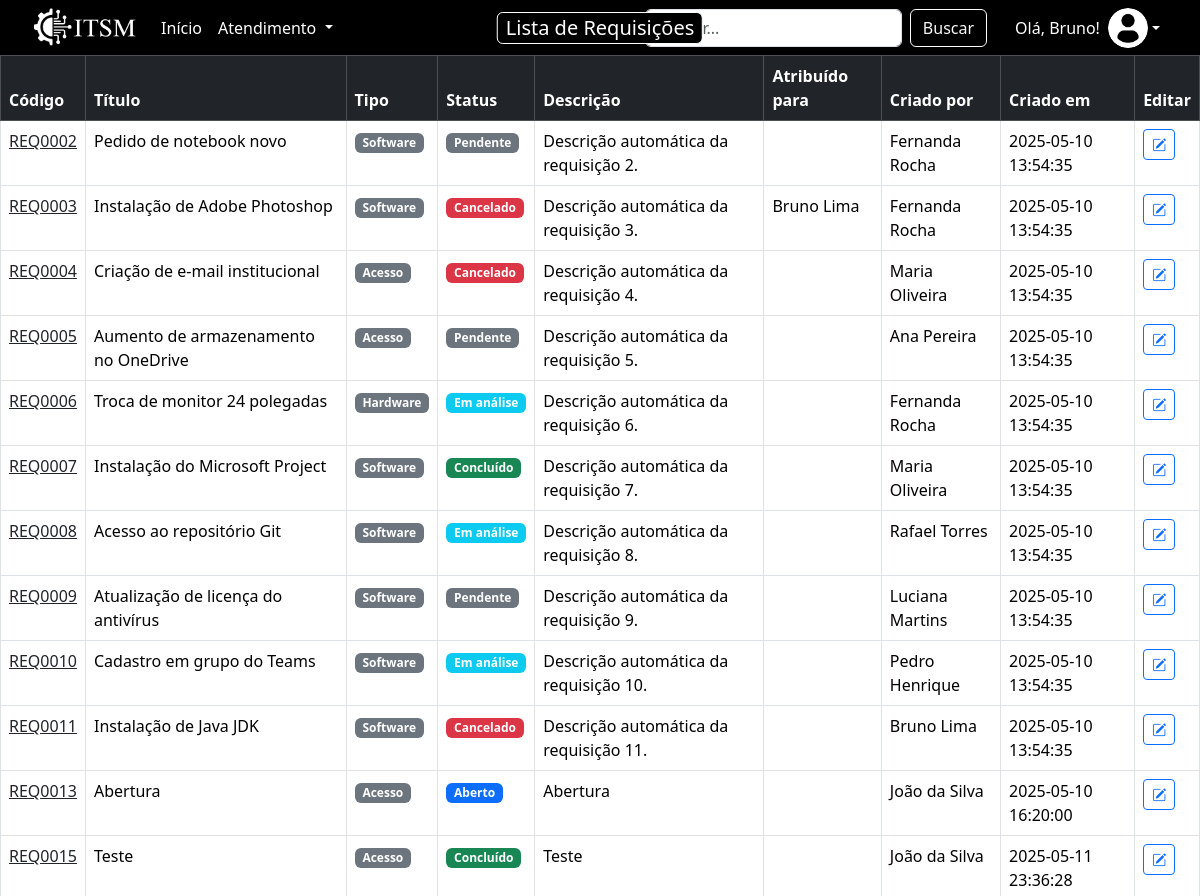
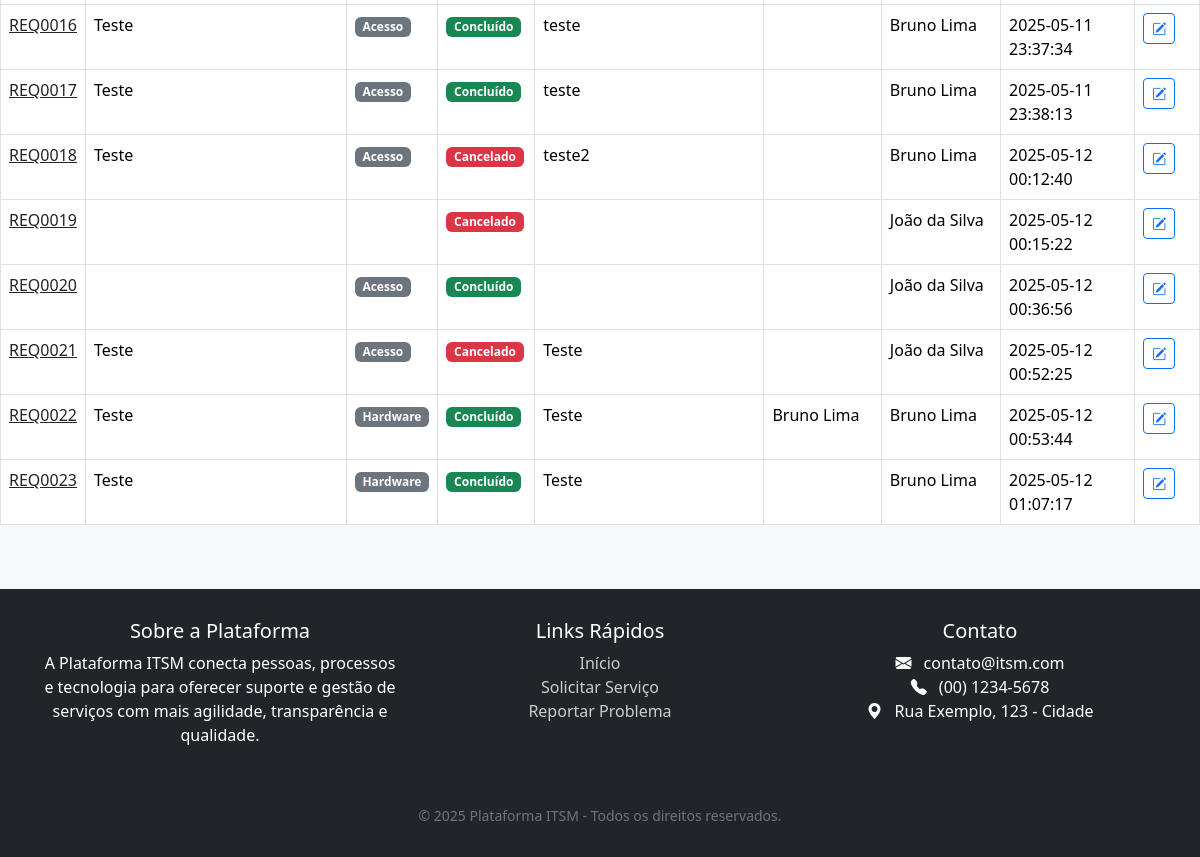
The page /lista/requisicoes.php (signed in) on the database its author committed (2 pictures, top to bottom).
### tables this page shows
CREATE TABLE `requisicoes` (
  `id` int(11) NOT NULL,
  `codigo` varchar(10) DEFAULT NULL,
  `titulo` varchar(150) NOT NULL,
  `descricao` text DEFAULT NULL,
  `tipo` varchar(30) NOT NULL,
  `status` int(11) NOT NULL,
  `criado_por` int(11) DEFAULT NULL,
  `criado_em` timestamp NOT NULL DEFAULT current_timestamp(),
  `atribuido_para` int(11) DEFAULT NULL
);

CREATE TABLE `status` (
  `id` int(11) NOT NULL,
  `nome` varchar(50) NOT NULL
);

CREATE TABLE `usuarios` (
  `id` int(11) NOT NULL,
  `nome` varchar(100) NOT NULL,
  `login` varchar(50) NOT NULL,
  `senha` varchar(255) NOT NULL,
  `email` varchar(100) DEFAULT NULL,
  `funcao` varchar(50) DEFAULT NULL,
  `criado_em` timestamp NOT NULL DEFAULT current_timestamp(),
  `ativo` tinyint(1) NOT NULL DEFAULT 1
);

### lista/requisicoes.php (the view, shortened to what this page needs)
<?php
include("conexao_banco_lista.php");
?>
<!DOCTYPE html>
<html lang="pt-br">
<head>
<link href="https://cdn.jsdelivr.net/npm/bootstrap@5.3.3/dist/css/bootstrap.min.css" rel="stylesheet">
<link href="https://cdn.jsdelivr.net/npm/bootstrap-icons@1.10.5/font/bootstrap-icons.css" rel="stylesheet">
</head>
<body>
<nav class="navbar navbar-expand-lg">
<div class="container-fluid ps-3">
  <a class="navbar-brand" href="/ITSM/home/index.php">
    <img src="/ITSM/imagens/ITSM-LOGO-HORIZONTAL.png" alt="Logo">
  </a>
  <div class="navbar-title bg-black text-white px-2 py-0 rounded custom-border">
      Lista de Requisições
  </div>
  <div class="collapse navbar-collapse" id="navbarNav">
    <ul class="navbar-nav me-auto mb-2 mb-lg-0">
      <li class="nav-item">
        <a class="nav-link active" aria-current="page" href="/ITSM/home/index.php">Início</a>
      </li>
      <?php if($_SESSION["usuario_funcao"] == "Atendente" || $_SESSION["usuario_funcao"] == "Administrador"): ?>
          <li class="nav-item dropdown">
            <a class="nav-link dropdown-toggle" href="#" id="navbarDropdown" role="button" data-bs-toggle="dropdown" aria-expanded="false">
              Atendimento
            </a>
          </li>
        <?php endif; ?>
    </ul>
    <form class="d-flex me-3" method="GET" action="">
      <input class="form-control me-2" type="search" name="pesquisa" value="<?php echo htmlspecialchars(@$_GET['pesquisa']); ?>" placeholder="Buscar..." aria-label="Search">
      <button class="btn btn-outline-light" type="submit">Buscar</button>
    </form>
    <div class="dropdown">
        <button class="btn dropdown-toggle d-flex align-items-center border-0 bg-transparent text-white" id="userDropdown" type="button" data-bs-toggle="dropdown" aria-expanded="false">
          <span class="me-2">Olá,
            <?php
              $primeiro_nome = explode(' ', $_SESSION['usuario_nome']);
              echo htmlspecialchars($primeiro_nome[0]);
            ?>!
          </span>
          <img src="/ITSM/imagens/foto_perfil.png" class="user-photo">
        </button>
      </div>
  </div>
</div>
</nav>
<main>
<div class="table-responsive">
<table class="table table-hover table-bordered w-100">
<thead class="table-dark">
<tr>
  <th>Código</th>
  <th>Título</th>
  <th>Tipo</th>
  <th>Status</th>
  <th>Descrição</th>
  <th>Atribuído para</th>
  <th>Criado por</th>
  <th>Criado em</th>
  <th>Editar</th>
</tr>
</thead>
<tbody>
<?php
$pesquisa = @$_GET['pesquisa'] ?? '';
$sql = "
SELECT requisicoes.*,
       criador.nome AS nome_criador,
       status.nome AS nome_status,
       atendente.nome AS nome_atendente
FROM requisicoes
LEFT JOIN usuarios AS criador ON requisicoes.criado_por = criador.id
LEFT JOIN status ON requisicoes.status = status.id
LEFT JOIN usuarios AS atendente ON requisicoes.atribuido_para = atendente.id
WHERE requisicoes.codigo LIKE '%$pesquisa%'
   OR requisicoes.titulo LIKE '%$pesquisa%'
   OR requisicoes.descricao LIKE '%$pesquisa%'
";
$resultado = $con->query($sql);
foreach ($resultado as $linha) {
    $corStatus = match ($linha['nome_status']) {
        'Aberto' => 'primary',
        'Em andamento' => 'warning',
        'Pendente' => 'secondary',
        'Resolvido' => 'success',
        'Fechado' => 'dark',
        'Cancelado' => 'danger',
        'Concluído' => 'success',
        'Em análise' => 'info',
        default => 'secondary'
    };
    echo "
    <tr>
        <td><a href='/ITSM/formulario/form_requisicao.php?codigo=" . $linha['codigo'] . "' class='link-dark' title='Abrir requisição'>" . $linha['codigo'] . "</a></td>
        <td>" . $linha['titulo'] . "</td>
        <td><span class='badge bg-secondary'>" . $linha['tipo'] . "</span></td>
        <td><span class='badge bg-{$corStatus}'>" . $linha['nome_status'] . "</span></td>
        <td>" . $linha['descricao'] . "</td>
        <td>" . htmlspecialchars($linha['nome_atendente']) . "</td>
        <td>" . htmlspecialchars($linha['nome_criador']) . "</td>
        <td>" . $linha['criado_em'] . "</td>
        <td>
            <a href='/ITSM/formulario/form_requisicao.php?codigo=" . $linha['codigo'] . "' class='btn btn-sm btn-outline-primary'>
                <i class='bi bi-pencil-square'></i>
            </a>
        </td>";
    echo "
    </tr>
    ";
}
?>
</tbody>
</table>
</div>
</main>
<footer class="mt-5">
  <div class="container">
    <div class="row text-center">
      <div class="col-md-4 mb-4">
        <h5>Sobre a Plataforma</h5>
        <p>A Plataforma ITSM conecta pessoas, processos e tecnologia para oferecer suporte e gestão de serviços com mais agilidade, transparência e qualidade.</p>
      </div>
      <div class="col-md-4 mb-4">
        <h5>Links Rápidos</h5>
        <ul class="list-unstyled">
          <li><a href="/ITSM/home/index.php">Início</a></li>
          <li><a href="/ITSM/formulario/form_requisicao.php">Solicitar Serviço</a></li>
          <li><a href="/ITSM/formulario/form_incidente.php">Reportar Problema</a></li>
        </ul>
      </div>
      <div class="col-md-4 mb-4">
        <h5>Contato</h5>
        <ul class="list-unstyled">
          <li><i class="bi bi-envelope-fill me-2"></i> contato@itsm.com</li>
          <li><i class="bi bi-telephone-fill me-2"></i> (00) 1234-5678</li>
          <li><i class="bi bi-geo-alt-fill me-2"></i> Rua Exemplo, 123 - Cidade</li>
        </ul>
      </div>
    </div>
    <div class="text-center pt-3">
      <small class="text-secondary">&copy; 2025 Plataforma ITSM - Todos os direitos reservados.</small>
    </div>
  </div>
</footer>
</body>
</html>

### lista/requisicoes.php (style rules this page uses)
html, body { height: 100%; }
body { display: flex; flex-direction: column; background-color: #f8f9fa; margin: 0; padding: 0; }
main { flex: 1; width: 100%; }
.navbar { background-color: black; position: relative; height: 60px; padding: 0 1rem; }
.navbar-brand img { height: 45px; width: auto; }
.navbar-title { position: absolute; left: 50%; top: 50%; transform: translate(-50%, -50%); font-size: 20px; font-weight: 500; padding: 2px 8px; border-radius: 8px; white-space: nowrap; }
.custom-border { border: 1px solid white; }
.navbar-nav .nav-link { color: white; font-weight: 500; }
.navbar-nav .nav-link.active { color: white; }
.user-photo { width: 40px; height: 40px; border-radius: 50%; object-fit: cover; }
footer { background-color: #212529; color: white; padding: 30px 0; margin-top: auto; }
footer a { color: #ccc; text-decoration: none; }

### rows shown on the page
requisicoes: codigo "REQ0002", titulo "Pedido de notebook novo", tipo "Software", status.nome "Pendente", descricao "Descrição automática da requisição 2.", criado_por.nome "Fernanda Rocha", criado_em "2025-05-10 13:54:35"
requisicoes: codigo "REQ0003", titulo "Instalação de Adobe Photoshop", tipo "Software", status.nome "Cancelado", descricao "Descrição automática da requisição 3.", atribuido_para.nome "Bruno Lima", criado_por.nome "Fernanda Rocha", criado_em "2025-05-10 13:54:35"
requisicoes: codigo "REQ0004", titulo "Criação de e-mail institucional", tipo "Acesso", status.nome "Cancelado", descricao "Descrição automática da requisição 4.", criado_por.nome "Maria Oliveira", criado_em "2025-05-10 13:54:35"
requisicoes: codigo "REQ0005", titulo "Aumento de armazenamento no OneDrive", tipo "Acesso", status.nome "Pendente", descricao "Descrição automática da requisição 5.", criado_por.nome "Ana Pereira", criado_em "2025-05-10 13:54:35"
requisicoes: codigo "REQ0006", titulo "Troca de monitor 24 polegadas", tipo "Hardware", status.nome "Em análise", descricao "Descrição automática da requisição 6.", criado_por.nome "Fernanda Rocha", criado_em "2025-05-10 13:54:35"
requisicoes: codigo "REQ0007", titulo "Instalação do Microsoft Project", tipo "Software", status.nome "Concluído", descricao "Descrição automática da requisição 7.", criado_por.nome "Maria Oliveira", criado_em "2025-05-10 13:54:35"
requisicoes: codigo "REQ0008", titulo "Acesso ao repositório Git", tipo "Software", status.nome "Em análise", descricao "Descrição automática da requisição 8.", criado_por.nome "Rafael Torres", criado_em "2025-05-10 13:54:35"
requisicoes: codigo "REQ0009", titulo "Atualização de licença do antivírus", tipo "Software", status.nome "Pendente", descricao "Descrição automática da requisição 9.", criado_por.nome "Luciana Martins", criado_em "2025-05-10 13:54:35"
requisicoes: codigo "REQ0010", titulo "Cadastro em grupo do Teams", tipo "Software", status.nome "Em análise", descricao "Descrição automática da requisição 10.", criado_por.nome "Pedro Henrique", criado_em "2025-05-10 13:54:35"
requisicoes: codigo "REQ0011", titulo "Instalação de Java JDK", tipo "Software", status.nome "Cancelado", descricao "Descrição automática da requisição 11.", criado_por.nome "Bruno Lima", criado_em "2025-05-10 13:54:35"
requisicoes: codigo "REQ0013", titulo "Abertura", tipo "Acesso", status.nome "Aberto", descricao "Abertura", criado_por.nome "João da Silva", criado_em "2025-05-10 16:20:00"
requisicoes: codigo "REQ0015", titulo "Teste", tipo "Acesso", status.nome "Concluído", descricao "Teste", criado_por.nome "João da Silva", criado_em "2025-05-11 23:36:28"
requisicoes: codigo "REQ0016", titulo "Teste", tipo "Acesso", status.nome "Concluído", descricao "teste", criado_por.nome "Bruno Lima", criado_em "2025-05-11 23:37:34"
requisicoes: codigo "REQ0017", titulo "Teste", tipo "Acesso", status.nome "Concluído", descricao "teste", criado_por.nome "Bruno Lima", criado_em "2025-05-11 23:38:13"
requisicoes: codigo "REQ0018", titulo "Teste", tipo "Acesso", status.nome "Cancelado", descricao "teste2", criado_por.nome "Bruno Lima", criado_em "2025-05-12 00:12:40"
requisicoes: codigo "REQ0019", status.nome "Cancelado", criado_por.nome "João da Silva", criado_em "2025-05-12 00:15:22"
requisicoes: codigo "REQ0020", tipo "Acesso", status.nome "Concluído", criado_por.nome "João da Silva", criado_em "2025-05-12 00:36:56"
requisicoes: codigo "REQ0021", titulo "Teste", tipo "Acesso", status.nome "Cancelado", descricao "Teste", criado_por.nome "João da Silva", criado_em "2025-05-12 00:52:25"
requisicoes: codigo "REQ0022", titulo "Teste", tipo "Hardware", status.nome "Concluído", descricao "Teste", atribuido_para.nome "Bruno Lima", criado_em "2025-05-12 00:53:44"
requisicoes: codigo "REQ0023", titulo "Teste", tipo "Hardware", status.nome "Concluído", descricao "Teste", criado_por.nome "Bruno Lima", criado_em "2025-05-12 01:07:17"

### other values the page prints
$primeiro_nome[0] "Bruno"
